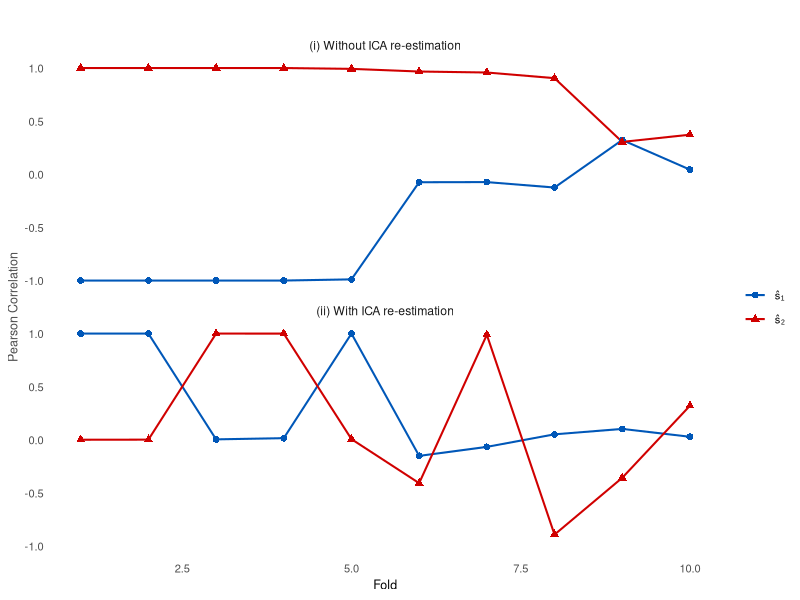
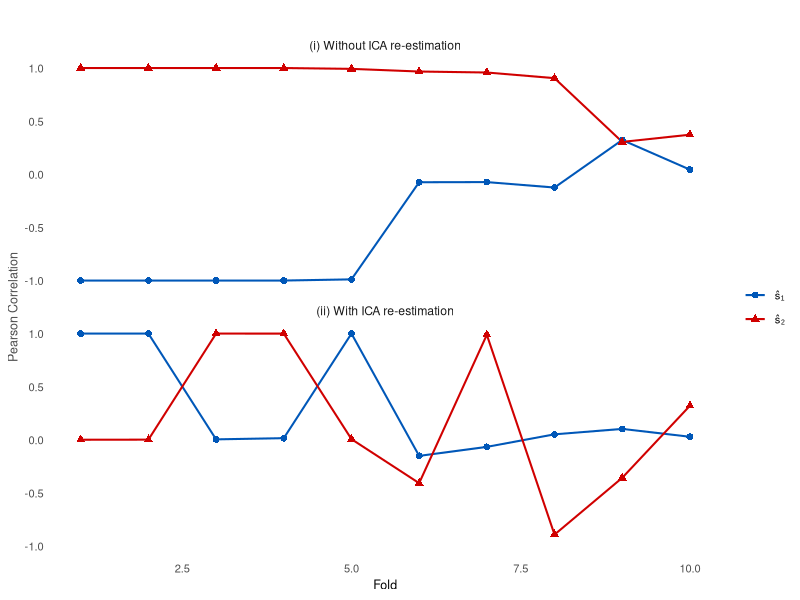

R code for these plots, in order:
# --- Libraries ---

library(ggplot2)
library(gridExtra)

# --- Fold-wise correlation data ---
folds <- 1:10

# Variant 1: without ICA re-estimation
S1_no_re <- c(-1, -1, -1, -1, -0.9889, -0.0748, -0.0735, -0.1247, 0.3226, 0.0438)
S2_no_re <- c(1, 1, 1, 1, 0.9921, 0.9671, 0.9578, 0.9046, 0.3047, 0.3727)

# Variant 2: with ICA re-estimation
S1_re <- c(1, 1, 0.0046, 0.0158, 1, -0.1509, -0.0661, 0.052, 0.1029, 0.0291)
S2_re <- c(0.001, 0.0019, 1, 0.9998, 0.0066, -0.4076, 0.9886, -0.8918, -0.3574, 0.3206)

# --- DataFrames for ggplot ---
df_no_re <- data.frame(Fold = folds,
                       S1 = S1_no_re,
                       S2 = S2_no_re,
                       Variant = "(i) Without ICA re-estimation")

df_re <- data.frame(Fold = folds,
                    S1 = S1_re,
                    S2 = S2_re,
                    Variant = "(ii) With ICA re-estimation")

# --- Combine datasets ---
df_long <- rbind(
  data.frame(Fold = df_no_re$Fold, Correlation = df_no_re$S1, Component = "ŝ₁", Variant = df_no_re$Variant),
  data.frame(Fold = df_no_re$Fold, Correlation = df_no_re$S2, Component = "ŝ₂", Variant = df_no_re$Variant),
  data.frame(Fold = df_re$Fold, Correlation = df_re$S1, Component = "ŝ₁", Variant = df_re$Variant),
  data.frame(Fold = df_re$Fold, Correlation = df_re$S2, Component = "ŝ₂", Variant = df_re$Variant)
)

# --- Plot ---
p <- ggplot(df_long, aes(x = Fold, y = Correlation, color = Component, shape = Component)) +
  geom_line(linewidth = 0.7) +
  geom_point(size = 2) +
  facet_wrap(~Variant, ncol = 1) +
  scale_color_manual(values = c("ŝ₁" = "#0057B8",
                                "ŝ₂" = "#D00000")) +
  scale_shape_manual(values = c("ŝ₁" = 16, "ŝ₂" = 17)) +
  labs(title = "",
       x = "Fold",
       y = "Pearson Correlation") +
  theme_minimal() +
  theme(
    axis.title.x = element_text(size = 9),
    axis.title.y = element_text(size = 9, colour = "gray30"),  # <-- CORRECCIÓN AQUÍ
    axis.text = element_text(size = 8),
    legend.title = element_blank(),
    legend.text = element_text(size = 8),
    panel.border = element_blank(),
    panel.background = element_blank(),
    strip.background = element_blank(),
    panel.grid.major = element_blank(),
    panel.grid.minor = element_blank()
  )

# --- Display ---
print(p)

# --- Save in HIGH RESOLUTION ---
ggsave("k-fold.pdf", p,
       width = 3.5,   
       height = 5.5,
       units = "in")
